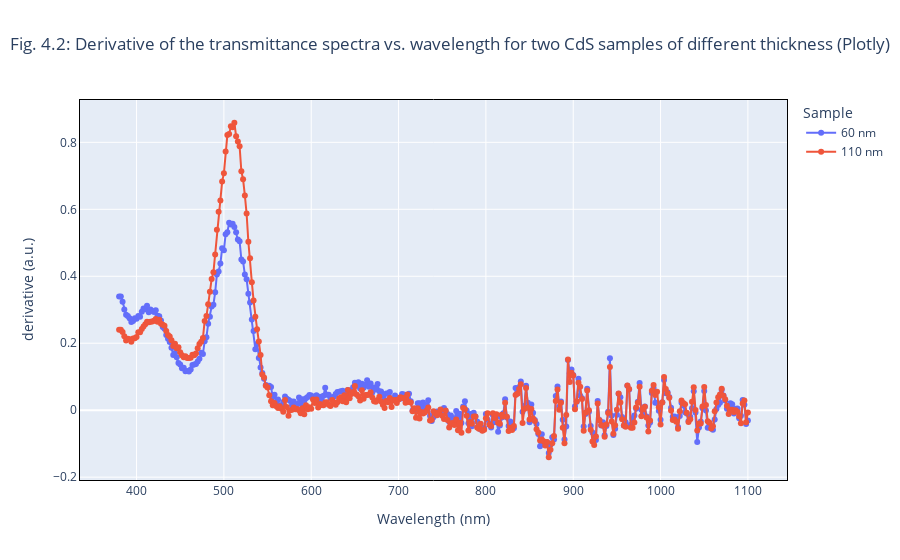

Notebook cell for this chart:
### Markdown cell above
#### Using Plotly to locate the energy gaps

### Code cell
fig_4_2 = px.line(
    df,
    x="Wavelength (nm)",
    y="derivative (a.u.)",
    color="Sample",
    markers=True,
    title="Fig. 4.2: Derivative of the transmittance spectra vs. wavelength for two CdS samples of different thickness (Plotly)"
)

fig_4_2.update_layout(title_x=0.5)
fig_4_2.update_xaxes(linewidth=1, linecolor="black", mirror=True)
fig_4_2.update_yaxes(linewidth=1, linecolor="black", mirror=True)
fig_4_2.show()

### Figure 1 — Plotly figure (JSON) as saved in the notebook; plotly's stock layout.template omitted (floating-point values rounded to 4 significant figures; data arrays with more than 128 entries replaced by an {"elided": "..."} marker saying what was removed)
{"data": [{"hovertemplate": "Sample=60 nm<br>Wavelength (nm)=%{x}<br>derivative (a.u.)=%{y}<extra></extra>", "legendgroup": "60 nm", "line": {"color": "#636efa", "dash": "solid"}, "marker": {"symbol": "circle"}, "mode": "lines+markers", "name": "60 nm", "orientation": "v", "showlegend": true, "type": "scatter", "x": {"elided": "361 float values"}, "xaxis": "x", "y": {"elided": "361 float values"}, "yaxis": "y"}, {"hovertemplate": "Sample=110 nm<br>Wavelength (nm)=%{x}<br>derivative (a.u.)=%{y}<extra></extra>", "legendgroup": "110 nm", "line": {"color": "#EF553B", "dash": "solid"}, "marker": {"symbol": "circle"}, "mode": "lines+markers", "name": "110 nm", "orientation": "v", "showlegend": true, "type": "scatter", "x": {"elided": "361 float values"}, "xaxis": "x", "y": {"elided": "361 float values"}, "yaxis": "y"}], "layout": {"legend": {"title": {"text": "Sample"}, "tracegroupgap": 0}, "title": {"text": "Fig. 4.2: Derivative of the transmittance spectra vs. wavelength for two CdS samples of different thickness (Plotly)", "x": 0.5}, "xaxis": {"anchor": "y", "domain": [0, 1], "linecolor": "black", "linewidth": 1, "mirror": true, "title": {"text": "Wavelength (nm)"}}, "yaxis": {"anchor": "x", "domain": [0, 1], "linecolor": "black", "linewidth": 1, "mirror": true, "title": {"text": "derivative (a.u.)"}}}}
